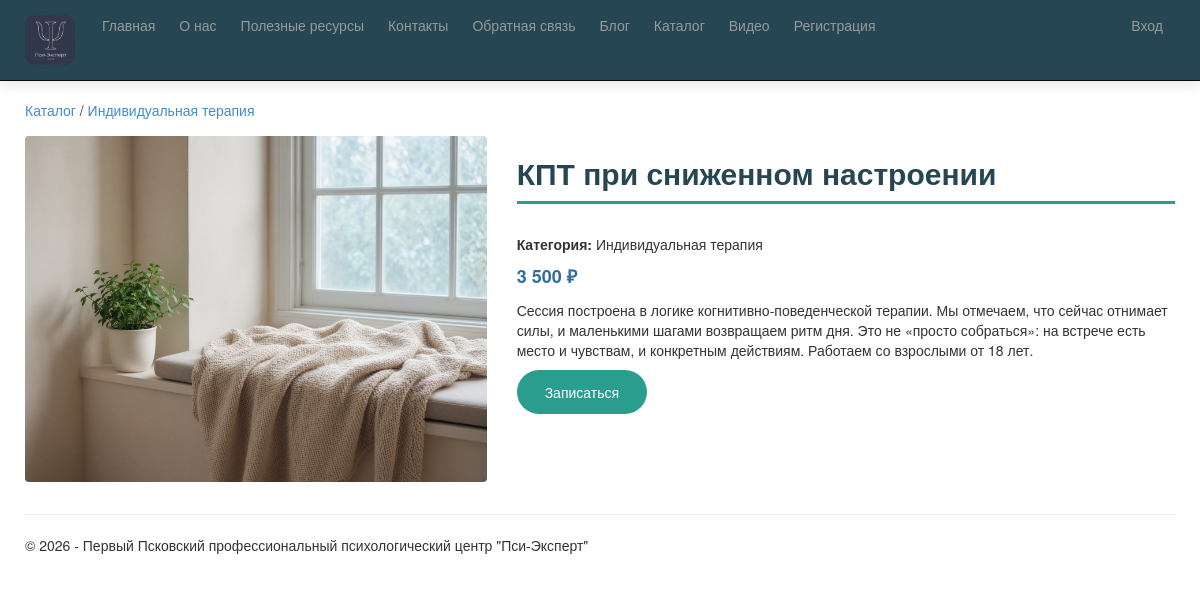
The page /catalog/item/2/ on the database its author committed.
### app/models.py (models this page shows, shortened)
class CatalogItem(models.Model):
    name = models.CharField(
        max_length=200,
        verbose_name="Название"
    )
    short_description = models.TextField(
        verbose_name="Краткое описание"
    )
    full_description = models.TextField(
        verbose_name="Полное описание"
    )
    price = models.DecimalField(
        max_digits=10,
        decimal_places=2,
        verbose_name="Цена"
    )
    image = models.FileField(
        upload_to='catalog_images/',
        verbose_name="Ссылка на картинку"
    )
    category = models.ForeignKey(
        Category,
        on_delete=models.CASCADE,
        verbose_name="Категория"
    )
    @property
    def price_display(self):
        if self.price == 0:
            return "Бесплатно"
        amount = int(self.price) if self.price == self.price.to_integral() else self.price
        text = f"{amount:,}".replace(",", " ")
        return f"{text} ₽"
    class Meta:
        verbose_name = "Элемент каталога"
        verbose_name_plural = "Элементы каталога"
        ordering = ['name']

class Category(models.Model):
    name = models.CharField(
        max_length=200,
        verbose_name="Название категории"
    )
    description = models.TextField(
        verbose_name="Описание"
    )
    class Meta:
        verbose_name = "Категория каталога"
        verbose_name_plural = "Категории каталога"
        ordering = ['name']

### app/views.py (the view)
# urls.py: path('catalog/item/<int:parameter>/', views.catalog_item, name='catalog_item'),
def catalog_item(request, parameter):
    item = CatalogItem.objects.get(id=parameter)
    return render(
        request,
        'app/catalog_item.html',
        {
            'title': item.name,
            'item': item,
            'year': datetime.now().year,
        }
    )

### app/templates/app/catalog_item.html
{% extends "app/layout.html" %}
{% block content %}
<p class="catalog-back">
    <a href="{% url 'catalog' %}">Каталог</a>
    /
    <a href="{% url 'catalog_category' parameter=item.category.id %}">{{ item.category.name }}</a>
</p>
<div class="row">
    <div class="col-md-5">
        {% if item.image %}
        <img src="{{ item.image.url }}" alt="{{ item.name }}" class="catalog-detail-img">
        {% endif %}
    </div>
    <div class="col-md-7">
        <h2>{{ item.name }}</h2>
        <p><strong>Категория:</strong> {{ item.category.name }}</p>
        <p class="catalog-price">{{ item.price_display }}</p>
        <div>{{ item.full_description|linebreaks }}</div>
        <p><a class="btn btn-primary" href="{% url 'contact' %}">Записаться</a></p>
    </div>
</div>
{% endblock %}

### app/static/app/content/site.css (style rules this page uses)
body { padding-top: 80px; padding-bottom: 20px; }
.catalog-card img, .catalog-detail-img { width: 100%; height: 190px; object-fit: cover; border-radius: 4px; margin-bottom: 12px; }
.catalog-detail-img { height: auto; max-height: 420px; }
.catalog-price { font-size: 18px; font-weight: bold; color: #2f6f9f; }
.catalog-back { margin-bottom: 16px; }

### rows shown on the page
CatalogItem: category.name "Индивидуальная терапия", image (picture), name "КПТ при сниженном настроении", price_display "3 500 ₽", full_description "Сессия построена в логике когнитивно-поведенческой терапии. Мы отмечаем, что сейчас отнимает силы, и маленькими шагами возвращаем ритм дня. Это не «просто собраться»: на встрече есть место и чувствам, и конкретным действиям. Работаем со взрослыми от 18 лет."
